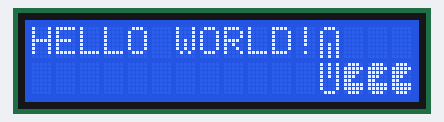
Recording of a sketch running on a simulated Arduino Uno, built with avr-gcc and run on an emulated ATmega328P. Shown: 16×2 character LCD. Wiring (inferred from the names in the program): character LCD (HD44780): RS pin 12; R/W pin 13; E pin 11; data pin 5, pin 4, pin 3, pin 2.

Above: at 0.2 s.
At 4.1 s:
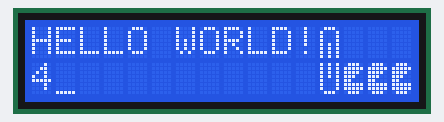
At 9.1 s:
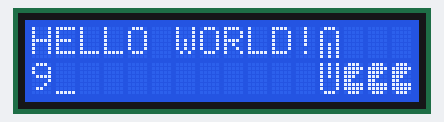
At 19.1 s:
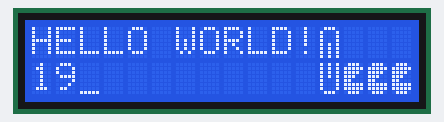
At 29.1 s:
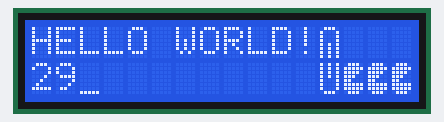
At 39.1 s:
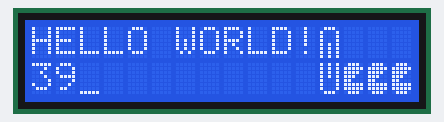

The sketch:

LCD.ino
```cpp
#include "lcd.h"

LCD* lcd;

void setup() {
  Serial.begin(9600);

  int rs = 12;
  int rw = 13;
  int en = 11;
  // lcd = new LCD(en, rs, rw, 9, 8, 7, 6, 5, 4, 3, 2);
  lcd = new LCD(en, rs, rw, 5, 4, 3, 2, 2, 16);

  lcd->display_config(true, true, false);

  lcd->write("HELLO WORLD!");

  int custom_char[8][5] = {
      {0, 1, 1, 1, 0},
      {1, 0, 0, 0, 1},
      {1, 0, 0, 0, 1},
      {1, 0, 0, 0, 1},
      {1, 0, 1, 0, 1},
      {1, 0, 1, 0, 1},
      {1, 0, 1, 0, 1},
      {1, 0, 1, 0, 1}
  };
  int custom_char2[8][5] = {
      {1, 0, 1, 0, 1},
      {1, 0, 1, 0, 1},
      {1, 0, 1, 0, 1},
      {1, 0, 1, 0, 1},
      {1, 0, 0, 0, 1},
      {1, 0, 0, 0, 1},
      {1, 0, 0, 0, 1},
      {0, 1, 1, 1, 0}
  };
  int custom_char3[8][5] = {
      {0, 1, 1, 1, 0},
      {1, 1, 1, 1, 1},
      {1, 1, 1, 1, 0},
      {1, 1, 1, 0, 0},
      {1, 1, 0, 0, 0},
      {1, 1, 1, 1, 1},
      {1, 1, 1, 1, 1},
      {0, 1, 1, 1, 0}
  };
  lcd->build_custom_char(0, custom_char);
  lcd->build_custom_char(1, custom_char2);
  lcd->build_custom_char(2, custom_char3);

  lcd->set_cursor(1, 13);
  lcd->write_custom_char(0);
  lcd->set_cursor(2, 13);
  lcd->write_custom_char(1);
  lcd->set_cursor(2, 14);
  lcd->write_custom_char(2);
  lcd->write_custom_char(2);
  lcd->write_custom_char(2);
}

void loop() {
  if ((millis() % 1000) == 0) {
    lcd->set_cursor(2, 1);
    lcd->write(String(millis() / 1000));
    delay(1);
  }
}
```

lcd.cpp
```cpp
#include "lcd.h"

/*
 * commands' binary forms represent pin states, each command's value is in the binary form: RS R/W D7 D6 D5 D4 D3 D2 D1 D0
 * e.g. CLEAR_DISPLAY's value is 0x01 hex which is equivalent to 0000000001 in binary, this means only D0 pin's state is HIGH, rest is LOW
 */
#define CLEAR_DISPLAY 0x01
#define RETURN_HOME 0x02
#define ENTRY_MODE_SET(to_right, display_shift) (0x04 | (to_right ? 0x02 : 0x00) | (display_shift ? 0x01 : 0x00))
#define DISPLAY_CONTROL(display_on, cursor_on, blink) (0x08 | (display_on ? 0x04 : 0x00) | (cursor_on ? 0x02 : 0x00) | (blink ? 0x01 : 0x00))
#define CURSOR_OR_DISPLAY_SHIFT(is_display, to_right) (0x10 | (is_display ? 0x08 : 0x00) | (to_right ? 0x04 : 0x00))
#define FUNCTION_SET(is_8bit, is_2line, is_5x8) (0x20 | (is_8bit ? 0x10 : 0x00) | (is_2line ? 0x08 : 0x00) | (is_5x8 ? 0x00 : 0x04))

#define CGRAM_ADDR_SET(addr) (0x40 | addr)
#define DDRAM_ADDR_SET(addr) (0x80 | addr)
#define CGRAM_OR_DDRAM_DATA_WRITE(data) (0x200 | data)

#define BUSYFLAG_ADDRCOUNTER_READ 0x100
#define CGRAM_OR_DDRAM_DATA_READ 0x300

LCD::LCD(int en, int rs, int rw, int d0, int d1, int d2, int d3, int d4, int d5, int d6, int d7)
{
  en_pin = en;
  rs_pin = rs;
  rw_pin = rw;
  data_pins[0] = d0;
  data_pins[1] = d1;
  data_pins[2] = d2;
  data_pins[3] = d3;
  data_pins[4] = d4;
  data_pins[5] = d5;
  data_pins[6] = d6;
  data_pins[7] = d7;
  row_count = 2;
  col_count = 16;
  is_8_bit_mode = true;
  init();
}

LCD::LCD(int en, int rs, int rw, int d0, int d1, int d2, int d3, int d4, int d5, int d6, int d7, int row, int col)
{
  en_pin = en;
  rs_pin = rs;
  rw_pin = rw;
  data_pins[0] = d0;
  data_pins[1] = d1;
  data_pins[2] = d2;
  data_pins[3] = d3;
  data_pins[4] = d4;
  data_pins[5] = d5;
  data_pins[6] = d6;
  data_pins[7] = d7;
  row_count = row;
  col_count = col;
  is_8_bit_mode = true;
  init();
}

LCD::LCD(int en, int rs, int rw, int d4, int d5, int d6, int d7)
{
  en_pin = en;
  rs_pin = rs;
  rw_pin = rw;
  data_pins[0] = -1;
  data_pins[1] = -1;
  data_pins[2] = -1;
  data_pins[3] = -1;
  data_pins[4] = d4;
  data_pins[5] = d5;
  data_pins[6] = d6;
  data_pins[7] = d7;
  row_count = 2;
  col_count = 16;
  is_8_bit_mode = false;
  init();
}

LCD::LCD(int en, int rs, int rw, int d4, int d5, int d6, int d7, int row, int col)
{
  en_pin = en;
  rs_pin = rs;
  rw_pin = rw;
  data_pins[0] = -1;
  data_pins[1] = -1;
  data_pins[2] = -1;
  data_pins[3] = -1;
  data_pins[4] = d4;
  data_pins[5] = d5;
  data_pins[6] = d6;
  data_pins[7] = d7;
  row_count = row;
  col_count = col;
  is_8_bit_mode = false;
  init();
}


void LCD::write_4_bit_mode(int cmd)
{
  // set values of rs and rw pins
  digitalWrite(rs_pin, (cmd & (1 << 9)) ? HIGH : LOW); // rs
  digitalWrite(rw_pin, (cmd & (1 << 8)) ? HIGH : LOW); // rw

  // set values of data pins for high nibble
  for (int i = 4; i < 8; i++)
  {
    pinMode(data_pins[i], OUTPUT);
    digitalWrite(data_pins[i], (cmd & (1 << i)) ? HIGH : LOW);
  }

  // pulse enable pin
  digitalWrite(en_pin, HIGH);
  delayMicroseconds(1);
  digitalWrite(en_pin, LOW);
  delayMicroseconds(1);

  // set values of data pins for low nibble
  for (int i = 4; i < 8; i++)
  {
    digitalWrite(data_pins[i], (cmd & (1 << (i - 4))) ? HIGH : LOW);
  }

  // pulse enable pin
  digitalWrite(en_pin, HIGH);
  delayMicroseconds(1);
  digitalWrite(en_pin, LOW);
  delayMicroseconds(50);
}

void LCD::write_8_bit_mode(int cmd)
{
  // set values of rs and rw pins
  digitalWrite(rs_pin, (cmd & (1 << 9)) ? HIGH : LOW); // rs
  digitalWrite(rw_pin, (cmd & (1 << 8)) ? HIGH : LOW); // rw

  // set values of data pins
  for (int i = 0; i < 8; i++)
  {
    pinMode(data_pins[i], OUTPUT);
    digitalWrite(data_pins[i], (cmd & (1 << i)) ? HIGH : LOW);
  }

  // pulse enable pin
  digitalWrite(en_pin, HIGH);
  delayMicroseconds(1);
  digitalWrite(en_pin, LOW);
  delayMicroseconds(50);
}

void LCD::write_instruction(int cmd)
{
  // wait until busy flag turns 0
  while (read_instruction(BUSYFLAG_ADDRCOUNTER_READ) >= 0x80)
  {
  }

  if (is_8_bit_mode)
  {
    write_8_bit_mode(cmd);
  }
  else
  {
    write_4_bit_mode(cmd);
  }
}

int LCD::read_instruction(int cmd)
{
  if (is_8_bit_mode)
  {
    return read_8_bit_mode(cmd);
  }
  else
  {
    return read_4_bit_mode(cmd);
  }
}

int LCD::read_4_bit_mode(int cmd)
{
  int read_value = 0x0;

  // set values of rs and rw pins
  digitalWrite(rs_pin, (cmd & (1 << 9)) ? HIGH : LOW); // rs
  digitalWrite(rw_pin, (cmd & (1 << 8)) ? HIGH : LOW); // rw

  // read high nibble
  digitalWrite(en_pin, HIGH);
  for (int i = 4; i < 8; i++)
  {
    pinMode(data_pins[i], INPUT);
    read_value |= digitalRead(data_pins[i]) << i;
  }
  digitalWrite(en_pin, LOW);

  delayMicroseconds(1);

  // read low nibble
  digitalWrite(en_pin, HIGH);
  for (int i = 4; i < 8; i++)
  {
    read_value |= digitalRead(data_pins[i]) << (i - 4);
  }
  digitalWrite(en_pin, LOW);

  return read_value;
}

int LCD::read_8_bit_mode(int cmd)
{
  int read_value = 0x0;

  digitalWrite(rs_pin, (cmd & (1 << 9)) ? HIGH : LOW);
  digitalWrite(rw_pin, (cmd & (1 << 8)) ? HIGH : LOW);

  // read data pins
  digitalWrite(en_pin, HIGH);
  for (int i = 0; i < 8; i++)
  {
    pinMode(data_pins[i], INPUT);
    read_value |= digitalRead(data_pins[i]) << i;
  }
  digitalWrite(en_pin, LOW);

  return read_value;
}

void LCD::init()
{
  pinMode(en_pin, OUTPUT);
  pinMode(rs_pin, OUTPUT);
  pinMode(rw_pin, OUTPUT);
  digitalWrite(en_pin, LOW);
  digitalWrite(rs_pin, LOW);
  digitalWrite(rw_pin, LOW);

  // wait for internal reset of lcd
  delay(100);

  // intialization instructions (datasheet pg. 45-46)
  if (is_8_bit_mode)
  {
    init_by_instruction_8_bit();
  }
  else
  {
    init_by_instruction_4_bit();
  }
  write_instruction(FUNCTION_SET(is_8_bit_mode, (row_count > 1 ? true : false), true));
  write_instruction(DISPLAY_CONTROL(0, 0, 0));
  write_instruction(CLEAR_DISPLAY);
  write_instruction(ENTRY_MODE_SET(1, 0));

  write_instruction(DISPLAY_CONTROL(1, 0, 1));
}

void LCD::init_by_instruction_4_bit()
{
  digitalWrite(rs_pin, LOW); // rs
  digitalWrite(rw_pin, LOW); // rw

  for (int i = 4; i < 8; i++)
  {
    pinMode(data_pins[i], OUTPUT);
    digitalWrite(data_pins[i], (0x03 & (1 << (i - 4))) ? HIGH : LOW);
  }
  digitalWrite(en_pin, HIGH);
  delayMicroseconds(1);
  digitalWrite(en_pin, LOW);

  // wait more than 4.1ms
  delay(5);

  for (int i = 4; i < 8; i++)
  {
    pinMode(data_pins[i], OUTPUT);
    digitalWrite(data_pins[i], (0x03 & (1 << (i - 4))) ? HIGH : LOW);
  }
  digitalWrite(en_pin, HIGH);
  delayMicroseconds(1);
  digitalWrite(en_pin, LOW);

  // wait more than 100us
  delayMicroseconds(150);

  for (int i = 4; i < 8; i++)
  {
    pinMode(data_pins[i], OUTPUT);
    digitalWrite(data_pins[i], (0x03 & (1 << (i - 4))) ? HIGH : LOW);
  }
  digitalWrite(en_pin, HIGH);
  delayMicroseconds(1);
  digitalWrite(en_pin, LOW);

  delayMicroseconds(1);

  for (int i = 4; i < 8; i++)
  {
    pinMode(data_pins[i], OUTPUT);
    digitalWrite(data_pins[i], (0x02 & (1 << (i - 4))) ? HIGH : LOW);
  }
  digitalWrite(en_pin, HIGH);
  delayMicroseconds(1);
  digitalWrite(en_pin, LOW);
  delayMicroseconds(1);
}

void LCD::init_by_instruction_8_bit()
{
  digitalWrite(rs_pin, LOW); // rs
  digitalWrite(rw_pin, LOW); // rw

  for (int i = 0; i < 8; i++)
  {
    pinMode(data_pins[i], OUTPUT);
    digitalWrite(data_pins[i], (0x30 & (1 << i)) ? HIGH : LOW);
  }
  digitalWrite(en_pin, HIGH);
  delayMicroseconds(1);
  digitalWrite(en_pin, LOW);

  // wait more than 4.1ms
  delay(5);

  for (int i = 0; i < 8; i++)
  {
    pinMode(data_pins[i], OUTPUT);
    digitalWrite(data_pins[i], (0x30 & (1 << i)) ? HIGH : LOW);
  }
  digitalWrite(en_pin, HIGH);
  delayMicroseconds(1);
  digitalWrite(en_pin, LOW);

  // wait more than 100us
  delayMicroseconds(150);

  for (int i = 0; i < 8; i++)
  {
    pinMode(data_pins[i], OUTPUT);
    digitalWrite(data_pins[i], (0x30 & (1 << i)) ? HIGH : LOW);
  }
  digitalWrite(en_pin, HIGH);
  delayMicroseconds(1);
  digitalWrite(en_pin, LOW);
  delayMicroseconds(1);
}

void LCD::display_config(bool display_on, bool cursor_on, bool cursor_blink)
{
  write_instruction(DISPLAY_CONTROL(display_on, cursor_on, cursor_blink));
}

void LCD::clear()
{
  write_instruction(CLEAR_DISPLAY);
}

void LCD::home()
{
  write_instruction(RETURN_HOME);
}

void LCD::write(String str)
{
  for (char c : str)
  {
    if (c == '\n' && row_count > 1)
    {
      write_instruction(DDRAM_ADDR_SET(0x40));
      continue;
    }
    else if (c == '\n' && row_count == 1)
    {
      continue;
    }
    write_instruction(CGRAM_OR_DDRAM_DATA_WRITE((int)c));
  }
}

void LCD::set_cursor(int x, int y)
{
  int row_start_addr = x == 1 ? 0x00 : (row_count > 1 ? 0x40 : 0x00);
  int addr = row_start_addr + (y - 1);

  write_instruction(DDRAM_ADDR_SET(addr));
}

void LCD::write_custom_char(int custom_char_no)
{
  if (custom_char_no > 8)
  {
    Serial.println("ERROR: There are maximum 8 custom characters.");
    return;
  }
  write_instruction(CGRAM_OR_DDRAM_DATA_WRITE(custom_char_no));
}

void LCD::build_custom_char(int custom_char_no, int bitmap[8][5])
{
  if (custom_char_no > 8)
  {
    Serial.println("ERROR: maximum 8 custom characters can be defined.");
    return;
  }

  // save current cursor position (ddram address) to recover after setting cgram data
  int saved_ddram_addr;
  do
  {
    saved_ddram_addr = read_instruction(BUSYFLAG_ADDRCOUNTER_READ);
  } while (saved_ddram_addr & (1 << 7)); // read until busy flag gets 0

  // set cgram data (datasheet pg.19)
  for (int i = 0; i < 8; i++)
  {
    write_instruction(CGRAM_ADDR_SET(((custom_char_no << 3) | (0x00 + i))));
    int data = 0x00;
    for (int j = 0; j < 5; j++)
    {
      data |= bitmap[i][j] << 4 - j;
    }
    write_instruction(CGRAM_OR_DDRAM_DATA_WRITE(data));
  }

  // recover cursor position
  write_instruction(DDRAM_ADDR_SET(saved_ddram_addr));
}
```

lcd.h
```cpp
#ifndef _LCD_
#define _LCD_

#include <Arduino.h>

class LCD
{
  int en_pin;
  int rs_pin;
  int rw_pin;
  int data_pins[8]; // d0, d1, ..., d7

  int row_count = 2;
  int col_count = 16;

  bool is_8_bit_mode = true;

public:
  // ctors
  LCD(int en, int rs, int rw, int d0, int d1, int d2, int d3, int d4, int d5, int d6, int d7);
  LCD(int en, int rs, int rw, int d0, int d1, int d2, int d3, int d4, int d5, int d6, int d7, int row, int col);
  LCD(int en, int rs, int rw, int d4, int d5, int d6, int d7);
  LCD(int en, int rs, int rw, int d4, int d5, int d6, int d7, int row, int col);

  void clear(); // clears all of the screen
  void home(); // puts cursor at the begining
  void display_config(bool display_on, bool cursor_on, bool cursor_blink); // configures display properties: display on/off - cursor on/off - cursor blinking on/off
  void set_cursor(int x, int y); // sets the cursor to the given x, y coordinate (x and y is 1 indexed)
  void write(String str); // writes the given text to the screen from where the cursor is
  void build_custom_char(int custom_char_no, int bitmap[8][5]); // maximum 8 custom character can be defined and to define the character define a nested array 8x5 this represent a cell in the lcd and fill it with ones and zeros, ones represents the active dots zeros represents inactive dots
  void write_custom_char(int custom_char_no); // writes the custom character of the given number from where the cursor is

private:
  void init(); // initializes the lcd
  void init_by_instruction_8_bit(); // in case of internal reset circut didn't work this executes all the necessary instructions for initialization of the lcd
  void init_by_instruction_4_bit(); // same as above but for 4 bit mode
  void write_instruction(int cmd); // executes given write instruction, instruction must be the representation of pin values in the binary format that each bit represents a pin value. From msb to lsb bit represents pins: RS R/W D7 D6 D5 D4 D3 D2 D1 D0
  int read_instruction(int cmd); // executes given read instruction and returns pin values in the binary format where each bit represents a pin value. From msb to lsb bits represents pins: D7 D6 D5 D4 D3 D2 D1 D0
  void write_4_bit_mode(int cmd); // exectues write instruction in 4 bit mode where it sends in two cycles
  void write_8_bit_mode(int cmd); // executes write instruction in 8 bit mode
  int read_4_bit_mode(int cmd); // executes read instruction in 4 bit mode
  int read_8_bit_mode(int cmd); // executes read instruction in 8 bit mode
};

#endif
```

Measured:
- what the display in image 0 shows lasts 0.9 s, from 0.1 s to 1.0 s
- what the display in image 1 shows lasts 1.0 s, from 4.0 s to 5.0 s
